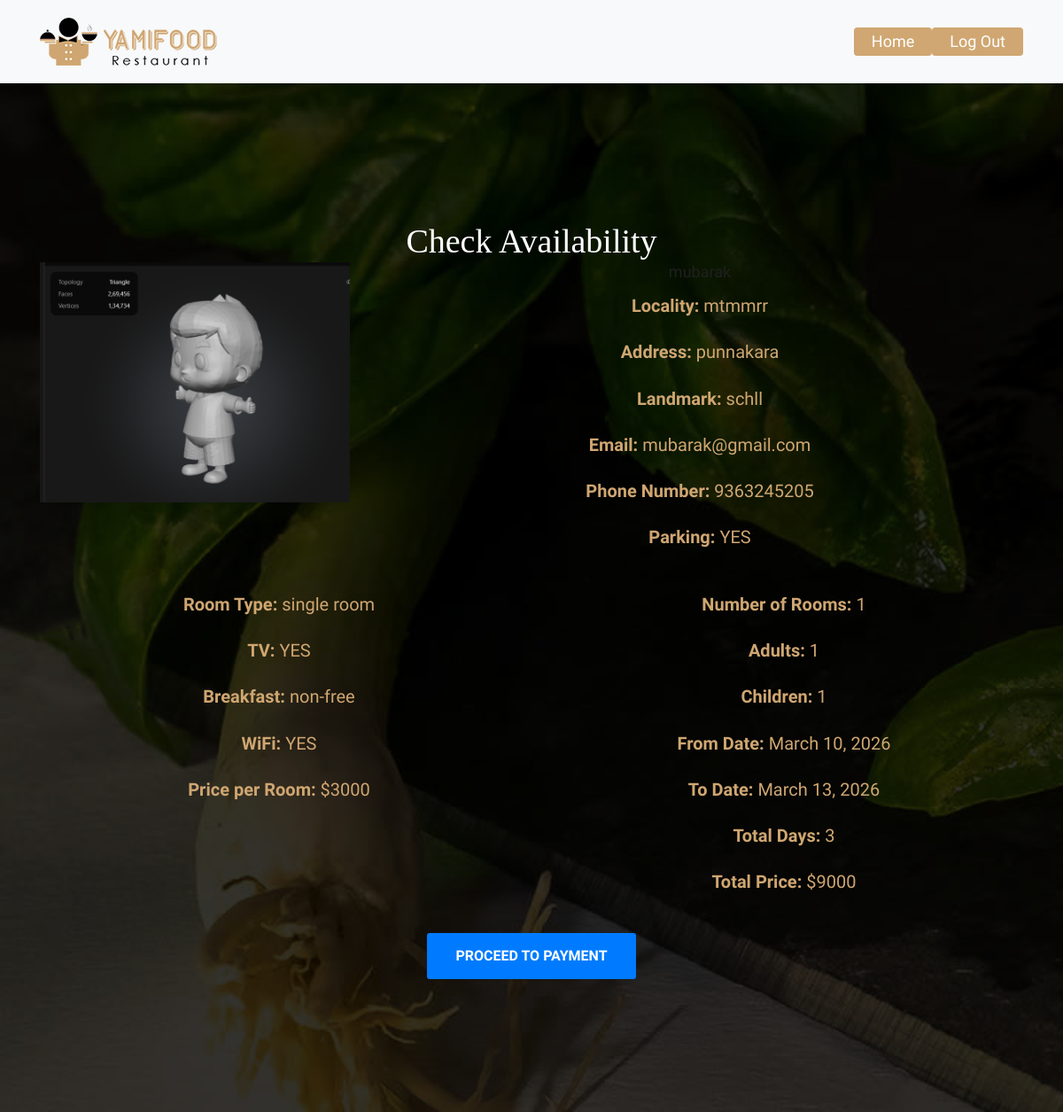
/booking-info/1/, run on the app's committed database.
### home/models.py (models this page shows, shortened)
class Booking(models.Model):
    user = models.ForeignKey(signup, on_delete=models.CASCADE)
    room = models.ForeignKey(room, on_delete=models.CASCADE)
    from_date = models.DateField()
    to_date = models.DateField()
    rooms=models.IntegerField()
    adults = models.IntegerField()
    children = models.IntegerField()
    total_days = models.IntegerField()
    booked_amount = models.IntegerField()
    date_of_booking = models.DateField(auto_now_add=True)

class room(models.Model):
    resort = models.ForeignKey(resort, related_name='rooms', on_delete=models.CASCADE)
    ROOM_CHOICES = [
        ('single room', 'Single Room'),
        ('double room', 'Double Room'),
        ('special room', 'Special Room'),
    ]
    room_type = models.CharField(max_length=100, choices=ROOM_CHOICES)
    WIFI_CHOICES = [
        ('YES', 'Yes'),
        ('NO', 'No'),
    ]
    wifi_number = models.CharField(max_length=100, choices=WIFI_CHOICES)
    TV_CHOICES = [
        ('YES', 'Yes'),
        ('NO', 'No'),
    ]
    tv_number = models.CharField(max_length=100, choices=TV_CHOICES)
    FOOD_CHOICES = [
        ('free', 'Free'),
        ('non-free', 'Non-Free'),
    ]
    food = models.CharField(max_length=100, choices=FOOD_CHOICES)
    price = models.IntegerField()

class resort(models.Model):
    name=models.CharField(max_length=100,primary_key=True)
    locality=models.CharField(max_length=500)
    email=models.EmailField()
    phone=models.CharField(max_length=15)
    address=models.CharField(max_length=500)
    land_mark=models.CharField(max_length=100)
    parking_choices=[
        ('YES','YES'),
        ('NO','NO'),
    ]
    parking=models.CharField(max_length=100,choices=parking_choices)
    image=models.ImageField(upload_to='resort_images/')

### home/views.py (the view)
# urls.py: path('booking-info/<int:booking_id>/', views.booking_info_view, name='booking-info'),
def booking_info_view(request, booking_id):  # Accept booking_id here
    booking = get_object_or_404(Booking, id=booking_id)
    context = {
        'booking': booking
    }
    return render(request, 'booking_info.html', context)

### templates/booking_info.html (shortened to what this page needs)
{% load static %}
<!DOCTYPE html>
<html lang="en">
<head>
    <link rel="stylesheet" href="{% static 'css/bootstrap.min.css' %}">
    <link rel="stylesheet" href="{% static 'css/style.css' %}">
    <link rel="stylesheet" href="{% static 'css/custom.css' %}">
</head>
<body>
    <header class="top-navbar">
        <nav class="navbar navbar-expand-lg navbar-light bg-light">
            <div class="container">
                <a class="navbar-brand" href="index.html">
                    <img src="{% static 'images/logo.png' %}" alt="" />
                </a>
                <div class="collapse navbar-collapse" id="navbars-rs-food">
                    <ul class="navbar-nav ml-auto">
                        <li class="nav-item active"><a class="nav-link" href="{% url 'resort_reg' %}">Home</a></li>
                        <li class="nav-item active"><a class="nav-link" href="{% url 'front' %}">Log Out</a></li>
                    </ul>
                </div>
            </div>
        </nav>
    </header>
    <div class="all-page-title page-breadcrumb">
        <div class="container text-center">
            <div class="row">
                <div class="col-lg-12">
                    <h1>Check Availability</h1>
                </div>
            </div>
        <div class="row mb-4">
            <div class="col-md-4">
                <img src="{{ booking.room.resort.image.url }}" alt="{{ booking.room.resort.name }}" class="img-fluid">
            </div>
            <div class="col-md-8">
                <h3>{{ booking.room.resort.name }}</h3>
                <p><strong>Locality:</strong> {{ booking.room.resort.locality }}</p>
                <p><strong>Address:</strong> {{ booking.room.resort.address }}</p>
                <p><strong>Landmark:</strong> {{ booking.room.resort.land_mark }}</p>
                <p><strong>Email:</strong> {{ booking.room.resort.email }}</p>
                <p><strong>Phone Number:</strong> {{ booking.room.resort.phone }}</p>
                <p><strong>Parking:</strong> {{ booking.room.resort.parking }}</p>
            </div>
        </div>
        <div class="row mb-4">
            <div class="col-md-6">
                <p><strong>Room Type:</strong> {{ booking.room.room_type }}</p>
                <p><strong>TV:</strong> {{ booking.room.tv_number }}</p>
                <p><strong>Breakfast:</strong> {{ booking.room.food }}</p>
                <p><strong>WiFi:</strong> {{ booking.room.wifi_number }}</p>
                <p><strong>Price per Room:</strong> ${{ booking.room.price }}</p>
            </div>
            <div class="col-md-6">
                <p><strong>Number of Rooms:</strong> {{ booking.rooms }}</p>
                <p><strong>Adults:</strong> {{ booking.adults }}</p>
                <p><strong>Children:</strong> {{ booking.children }}</p>
                <p><strong>From Date:</strong> {{ booking.from_date }}</p>
                <p><strong>To Date:</strong> {{ booking.to_date }}</p>
                <p><strong>Total Days:</strong> {{ booking.total_days }}</p>
                <p><strong>Total Price:</strong> ${{ booking.booked_amount }}</p>
            </div>
        </div>
        <div class="text-center">
            <a href="{% url 'card_transaction' booking.id %}" class="btn btn-primary btn-lg">Proceed to Payment</a>
        </div>
    </div>
</body>
</html>

### static/css/style.css (style rules this page uses)
body { font-size: 15px; font-family: 'Athiti', sans-serif; line-height: 1.80857; }
a { color: #1f1f1f; text-decoration: none !important; outline: none !important; -webkit-transition: all .3s ease-in-out; -moz-transition: all .3s ease-in-out; -ms-transition: all .3s ease-in-out; -o-transition: all .3s ease-in-out; transition: all .3s ease-in-out; }
h1, h2, h3, h4, h5, h6 { letter-spacing: 0; font-weight: normal; position: relative; padding: 0 0 10px 0; font-weight: normal; line-height: 120% !important; color: #1f1f1f; margin: 0 }
h1 { font-size: 24px }
h3 { font-size: 18px }
a { color: #1f1f1f; text-decoration: none; outline: none; }
a, .btn { text-decoration: none !important; outline: none !important; -webkit-transition: all .3s ease-in-out; -moz-transition: all .3s ease-in-out; -ms-transition: all .3s ease-in-out; -o-transition: all .3s ease-in-out; transition: all .3s ease-in-out; }
ul, li, ol { list-style: none; margin: 0px; padding: 0px; }
.top-navbar { position: relative; z-index: 10; }
.top-navbar .navbar { padding: 15px 0px; position: fixed; width: 100%; transition: height .3s ease-out, background .3s ease-out, box-shadow .3s ease-out; -webkit-transform: translate3d(0, 0, 0); transform: translate3d(0, 0, 0); z-index: 100; }
.top-navbar .navbar-light .navbar-nav .nav-link { color: #010101; font-size: 18px; padding: 0px 20px; border-radius: 4px; }
.top-navbar .navbar-light .navbar-nav .nav-item.active .nav-link { background: #d0a772; color: #ffffff; border-radius: 4px; }
.btn { text-transform: uppercase; padding: 19px 36px; }
.btn { display: inline-block; font-weight: 600; text-align: center; white-space: nowrap; vertical-align: middle; -webkit-user-select: none; -moz-user-select: none; -ms-user-select: none; user-select: none; border: 2px solid transparent; padding: 12px 30px; font-size: 16px; line-height: 1.5; border-radius: .1875rem; transition: color .15s ease-in-out, background-color .15s ease-in-out, border-color .15s ease-in-out, box-shadow .15s ease-in-out; }
.page-breadcrumb { padding: 250px 0 150px; background: url(../images/all-bg.jpg) no-repeat; background-attachment: fixed; background-size: cover; background-position: 0 0; position: relative; }
.all-page-title .container { position: relative; z-index: 2; }
.all-page-title::before { background: #010101; content: ""; height: 100%; left: 0; position: absolute; top: 0; width: 100%; z-index: 1; opacity: 0.8; }
.all-page-title h1 { font-size: 38px; color: #ffffff; font-family: 'Arbutus Slab', serif; padding: 0px; }

### templates/booking_info.html (style rules this page uses)
p { color: #cfa671; font-size:20px; }

### data on the page
Booking: room.resort.image (picture), room.resort.name "mubarak", room.resort.locality "mtmmrr", room.resort.address "punnakara", room.resort.land_mark "schll", room.resort.email "mubarak@gmail.com", room.resort.phone "9363245205", room.resort.parking "YES", room.room_type "single room", room.tv_number "YES", room.food "non-free", room.wifi_number "YES", room.price "3000", rooms "1", adults "1", children "1", from_date "March 10, 2026", to_date "March 13, 2026", total_days "3", booked_amount "9000"
